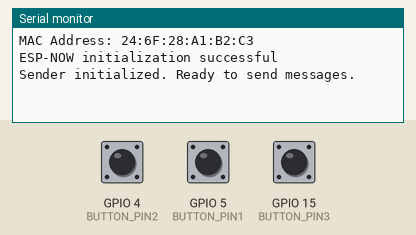
Simulated run of this sketch. Board: ESP32. On the bench: the last lines printed to the serial monitor. The inputs (shaded band) are chosen by the test bench; at power-on: GPIO 5 (BUTTON_PIN1) HIGH, GPIO 4 (BUTTON_PIN2) HIGH, GPIO 15 (BUTTON_PIN3) HIGH.

Above: at 1.2 s.
1.3 s: GPIO 5 (BUTTON_PIN1) pulled LOW for 0.15 s
At 2.2 s:
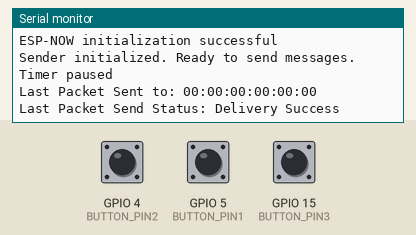
2.9 s: GPIO 4 (BUTTON_PIN2) pulled LOW for 0.15 s
At 3.08 s:
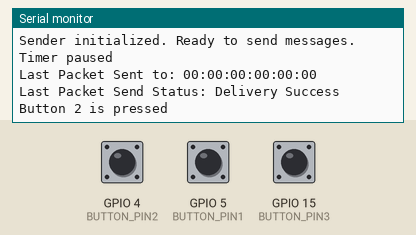
4.6 s: GPIO 15 (BUTTON_PIN3) pulled LOW for 0.15 s
At 4.78 s:
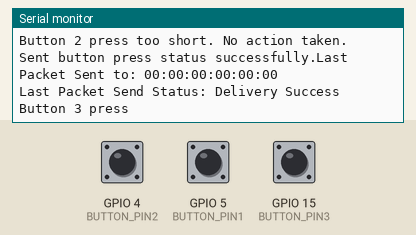
6.3 s: GPIO 4 (BUTTON_PIN2) pulled LOW for 1 s
At 8.1 s:
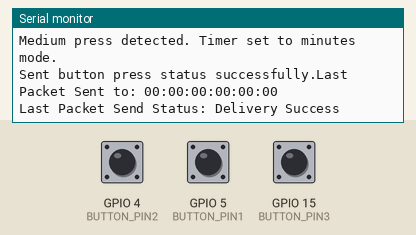
8.8 s: GPIO 5 (BUTTON_PIN1) pulled LOW for 1 s
At 10.3 s:
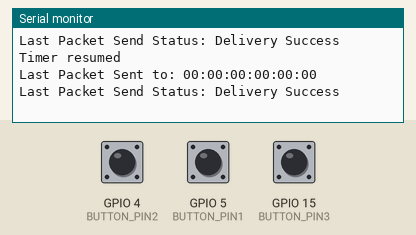

Measured:
- after the input at 1.3 s, the serial monitor: prints a new line after 0.05 s (image 1)
- after the input at 2.9 s, the serial monitor: prints a new line after 0.05 s (image 2)
- after the input at 4.6 s, the serial monitor: prints a new line after 0.05 s (image 3)
- after the input at 6.3 s, the serial monitor: prints a new line after 0.05 s (image 4)
- after the input at 8.8 s, the serial monitor: prints a new line after 0.05 s (image 5)

The sketch:

Espnow_Button_Sender.ino
```cpp
#include "Button.h"
#include "espnow.h"

typedef struct time_setup {
  bool timerPaused;
  bool timersec;
  bool timermins;
  bool timerhours;
  bool weekday;
  bool button2Pressed;
  bool button3Pressed;
  unsigned long pressDuration;
} timer_setup;

timer_setup Senddata;

void setup() {
  Serial.begin(115200);
  init_espnow();
  init_Button();

  //Senddata = { false, false, false, false, false, false, false, 0 };  // Initialize Senddata structure
  Senddata = { };
}

void loop() {
  button1.loop();
  button2.loop();
  button3.loop();

  // Handle button1 (toggle timer pause state)
  if (button1.isPressed()) {
    Senddata.timerPaused = !Senddata.timerPaused;
    esp_now_send(receiverAddress, (uint8_t *)&Senddata, sizeof(Senddata));
    Serial.println(Senddata.timerPaused ? "Timer paused" : "Timer resumed");
  }

  if (Senddata.timerPaused && button2.isPressed()) {
    Senddata.pressDuration = millis();
    Serial.println("Button 2 is pressed");
    Senddata.button2Pressed = true;
  }

  if (Senddata.timerPaused && button2.isReleased() && Senddata.button2Pressed == true) {
    Senddata.pressDuration = millis() - Senddata.pressDuration;
    Serial.println("Button 2 isReleased");
    Serial.println(Senddata.pressDuration);

    // Determine timer mode
    if (Senddata.pressDuration >= PRESS_FOR_WEEKDAY) {
      Senddata.weekday = true;
      Senddata.timerhours = false;
      Senddata.timermins = false;
      Senddata.timersec = false;
      Serial.println(" press detected for weeks.  set to weekday mode.");
    } else if (Senddata.pressDuration >= LONG_PRESS_HOURS) {
      Senddata.timerhours = true;
      Senddata.timermins = false;
      Senddata.timersec = false;
      Senddata.weekday = false;
      Serial.println("Long press detected. Timer set to hours mode.");
    } else if (Senddata.pressDuration >= MEDIUM_PRESS_MINS) {
      Senddata.timermins = true;
      Senddata.timerhours = false;
      Senddata.timersec = false;
      Senddata.weekday = false;
      Serial.println("Medium press detected. Timer set to minutes mode.");
    } else if (Senddata.pressDuration >= SHORT_PRESS_SEC) {
      Senddata.timersec = true;
      Senddata.timerhours = false;
      Senddata.timermins = false;
      Senddata.weekday = false;
      Serial.println("Short press detected. Timer set to seconds mode.");
    } else {
      Senddata.timersec = false;
      Senddata.timerhours = false;
      Senddata.timermins = false;
      Senddata.weekday = false;
      Serial.println("Button 2 press too short. No action taken.");
    }
    // Send updated status
    if (esp_now_send(receiverAddress, (uint8_t *)&Senddata, sizeof(Senddata)) != ESP_OK) {
      Serial.println("Error sending data via ESP-NOW");
    } else {
      Serial.println("Sent button press status successfully.");
    }
    Senddata.button2Pressed = false;
  }

  if (Senddata.timerPaused && button3.isPressed()) {
    Serial.println("Button 3 press");
  }
  if (Senddata.timerPaused && button3.isReleased()) {
    Serial.println("Button 3 Released");
    Senddata.button3Pressed = true;

    if (esp_now_send(receiverAddress, (uint8_t *)&Senddata, sizeof(Senddata)) != ESP_OK) {
      Serial.println("Error sending data via ESP-NOW");
    } else {
      Serial.println("Sent button press status successfully.");
    }
    Senddata.button3Pressed = false;
  }
}
```

Button.cpp
```cpp
#include "Button.h"

ezButton button1(BUTTON_PIN1);  // Initialize the button
ezButton button2(BUTTON_PIN2);  // Initialize the button
ezButton button3(BUTTON_PIN3);  // Initialize the button

void init_Button(void)
{
  button1.setDebounceTime(DEBOUNCE_TIME1);  // Set debounce time for the button1
  button2.setDebounceTime(DEBOUNCE_TIME2);  // Set debounce time for the button2
  button3.setDebounceTime(DEBOUNCE_TIME3);  // Set debounce time for the button3
}
```

Button.h
```cpp
#ifndef BUTTON_H
#define BUTTON_H

#include <ezButton.h>

#define BUTTON_PIN1 5
#define BUTTON_PIN2 4
#define BUTTON_PIN3 15

#define DEBOUNCE_TIME1 50       // Debounce time for the button
#define DEBOUNCE_TIME2 50       // Debounce time for the button
#define DEBOUNCE_TIME3 50       // Debounce time for the button

#define SHORT_PRESS_SEC 500    // press the SHORT_PRESS_SEC 500 to incremnt the sec
#define MEDIUM_PRESS_MINS 1000 // press the MEDIUM_PRESS_SEC 1000 to incremnt the mins
#define LONG_PRESS_HOURS 2000  // press the LONG_PRESS_SEC 1500 to incremnt the hours
#define PRESS_FOR_WEEKDAY 3000

extern ezButton button1;  // Initialize the button
extern ezButton button2;  // Initialize the button
extern ezButton button3;  // Initialize the button

void init_Button(void);

#endif // BUTTON_H
```

espnow.cpp
```cpp
#include "espnow.h"

// MAC Address of the receiver
uint8_t receiverAddress[] = { 0x10, 0x06, 0x1C, 0xF4, 0x65, 0x04 };

void OnDataSent(const uint8_t *mac_addr, esp_now_send_status_t status) {
  if(mac_addr != NULL){
  char macStr[18];
  snprintf(macStr, sizeof(macStr), "%02x:%02x:%02x:%02x:%02x:%02x",
           mac_addr[0], mac_addr[1], mac_addr[2], mac_addr[3], mac_addr[4], mac_addr[5]);
  Serial.print("Last Packet Sent to: ");
  Serial.println(macStr);
  Serial.print("Last Packet Send Status: ");
  Serial.println(status == ESP_NOW_SEND_SUCCESS ? "Delivery Success" : "Delivery Fail");
  }
  else
  {
    Serial.println("Error: MAC address is NULL");
  }
}


void init_espnow() {
  WiFi.mode(WIFI_STA);

  Serial.print("MAC Address: ");
  Serial.println(WiFi.macAddress());

  if (esp_now_init() != ESP_OK) {
    Serial.println("Error initializing ESP-NOW");
    return;
  }

  esp_now_register_send_cb(OnDataSent);

  esp_now_peer_info_t peerInfo = {};
  memcpy(peerInfo.peer_addr, receiverAddress, 6);
  peerInfo.channel = 0;
  peerInfo.encrypt = false;

 // Add peer
  if (esp_now_add_peer(&peerInfo) != ESP_OK) {
    Serial.println("Failed to add peer");
    return;
  }

  Serial.println("ESP-NOW initialization successful");
  Serial.println("Sender initialized. Ready to send messages.");
}
```

espnow.h
```cpp
#ifndef ESPNOW_H
#define ESPNOW_H

#include <esp_now.h>
#include <WiFi.h>

// External declaration of the receiver's MAC address
extern uint8_t receiverAddress[];

// Callback function for when data is sent
void OnDataSent(const uint8_t *mac_addr, esp_now_send_status_t status);

// Function to initialize ESP-NOW
void init_espnow();

#endif // ESPNOW_H
```
